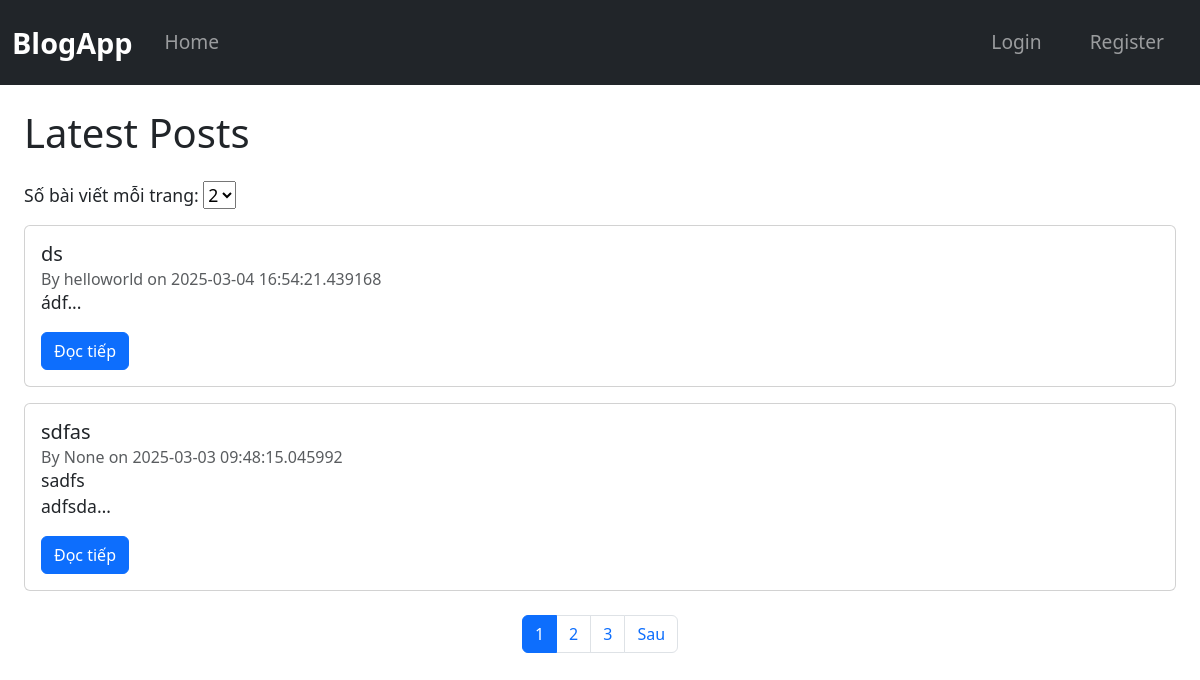
Before: / with the older database file.
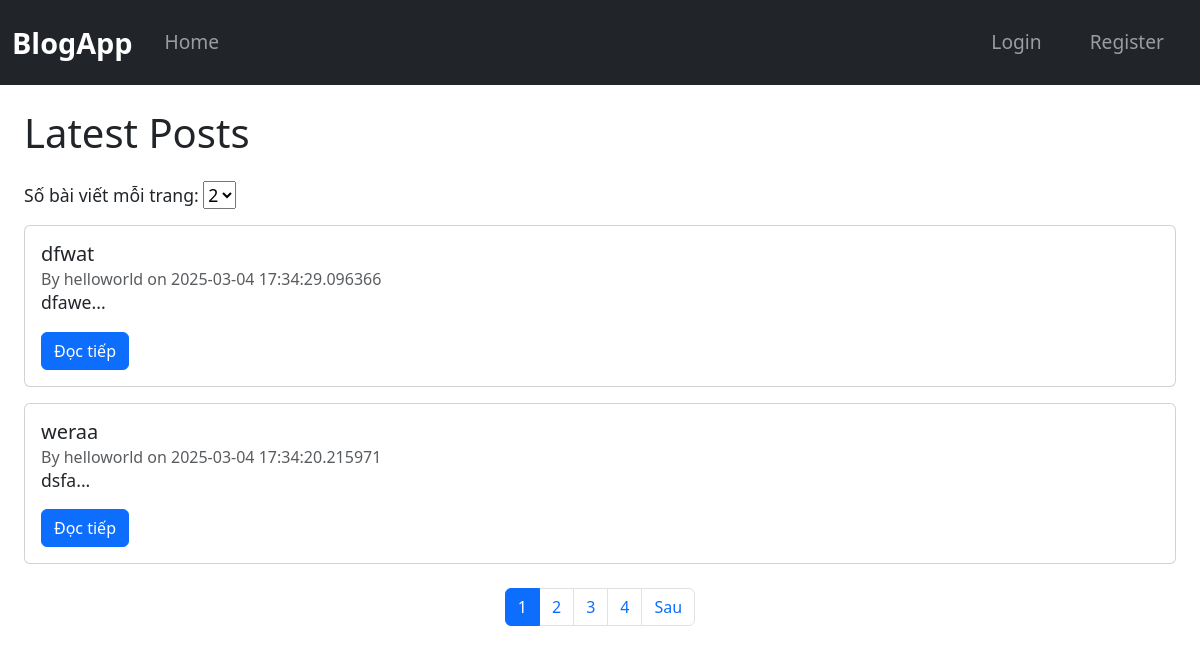
After: the same page with the newer database file.
### tables this page shows
CREATE TABLE posts (
            id INTEGER PRIMARY KEY AUTOINCREMENT,
            title TEXT NOT NULL,
            content TEXT NOT NULL,
            username TEXT,
            date_posted TIMESTAMP DEFAULT CURRENT_TIMESTAMP
        );

### app/routes_post.py (the view)
@post_bp.route("/")
def home():
    page = request.args.get("page", 1, type=int)
    per_page = request.args.get("per_page", 2, type=int)
    db = get_db()
    total_posts = db.execute("SELECT COUNT(*) FROM posts").fetchone()[0]
    total_pages = (total_posts + per_page - 1) // per_page
    posts = db.execute(
        "SELECT * FROM posts ORDER BY date_posted DESC LIMIT ? OFFSET ?",
        (per_page, (page - 1) * per_page)
    ).fetchall()
    return render_template("index.html", posts=posts,per_page = per_page,page = page,total_pages=total_pages,current_user = current_user)

### app/db.py (called while the page is built)
def get_db():
    if "db" not in g:
        g.db = sqlite3.connect(DATABASE)
        g.db.row_factory = sqlite3.Row  # Trả về dict thay vì tuple
    return g.db

### app/templates/index.html (shortened to what this page needs)
{% extends "base.html" %}
{% block content %}
    <div class="container">
        <h1 class="mb-4">Latest Posts</h1>
        <form method="GET" action="{{ url_for('post_bp.home') }}" class="mb-3">
            <label for="per_page">Số bài viết mỗi trang:</label>
            <select name="per_page" id="per_page" onchange="this.form.submit()">
                <option value="2" {% if per_page == 2 %}selected{% endif %}>2</option>
            </select>
        </form>
        {% for post in posts %}
        <div class="card mb-3">
            <div class="card-body">
                <h5 class="card-title">{{ post.title }}</h5>
                <h6 class="card-subtitle text-muted">
                    By {{ post.username }} on {{ post.date_posted }}
                </h6>
                <p class="post-preview">
                    {{ post.content|replace('\n', '<br>') | safe }}...
                </p>
                <a href="{{ url_for('post_bp.post_detail', post_id=post.id) }}" class="btn btn-primary">Đọc tiếp</a>
            </div>
        </div>
        {% else %}
            <p>Không có bài viết nào.</p>
        {% endfor %}
        <nav aria-label="Page navigation">
            <ul class="pagination justify-content-center mt-4">
                {% for p in range(1, total_pages + 1) %}
                    <li class="page-item {% if p == page %}active{% endif %}">
                        <a class="page-link" href="{{ url_for('post_bp.home', page=p,per_page = per_page) }}">{{ p }}</a>
                    </li>
                {% endfor %}
                {% if page < total_pages %}
                    <li class="page-item">
                        <a class="page-link" href="{{ url_for('post_bp.home', page=page+1,per_page = per_page) }}">Sau</a>
                    </li>
                {% endif %}
            </ul>
        </nav>
    </div>
{% endblock %}

Changed rows visible on the page:
no longer on this page (row unchanged): posts: title "ds", username "helloworld", date_posted "2025-03-04 16:54:21.439168", content "ádf"
no longer on this page (row unchanged): posts: title "sdfas", username "None", date_posted "2025-03-03 09:48:15.045992", content "sadfs adfsda"
added posts: title "dfwat", username "helloworld", date_posted "2025-03-04 17:34:29.096366", content "dfawe"
added posts: title "weraa", username "helloworld", date_posted "2025-03-04 17:34:20.215971", content "dsfa"
Other visible differences:
new list line: "4"
